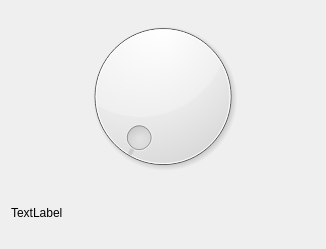
<?xml version="1.0" encoding="UTF-8"?>
<ui version="4.0">
 <class>Widget</class>
 <widget class="QWidget" name="Widget">
  <property name="geometry">
   <rect>
    <x>0</x>
    <y>0</y>
    <width>326</width>
    <height>249</height>
   </rect>
  </property>
  <property name="windowTitle">
   <string>Widget</string>
  </property>
  <layout class="QHBoxLayout" name="horizontalLayout">
   <item>
    <layout class="QVBoxLayout" name="verticalLayout">
     <item>
      <widget class="QDial" name="dial"/>
     </item>
     <item>
      <widget class="QLabel" name="label">
       <property name="maximumSize">
        <size>
         <width>16777215</width>
         <height>50</height>
        </size>
       </property>
       <property name="text">
        <string>TextLabel</string>
       </property>
      </widget>
     </item>
    </layout>
   </item>
  </layout>
 </widget>
 <resources/>
 <connections/>
</ui>
